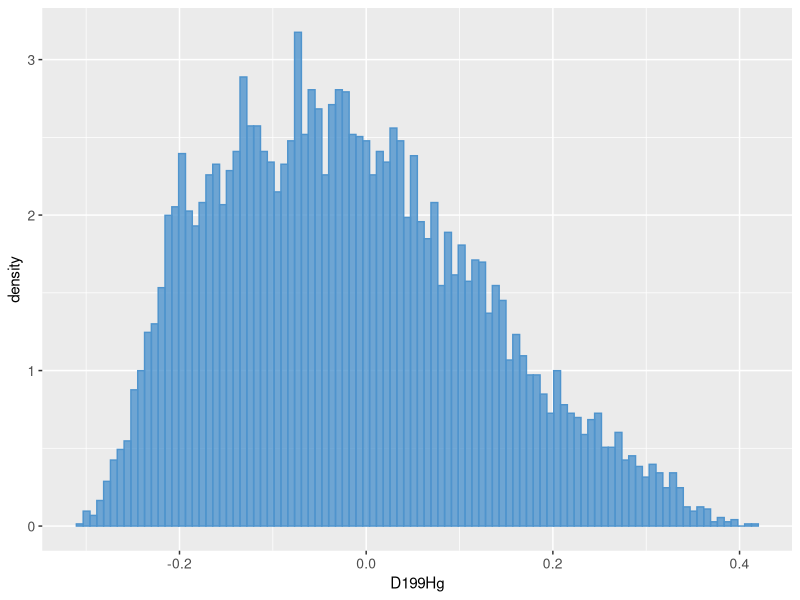

This figure's R source:
library(ggplot2)
getwd()
setwd("D:/0_code_R_/Monte Carlo Simulation")
rm(list=ls())

f1=0.46 #f1
SD=0.22 #SD
min=f1-SD #f1-SD
max=f1+SD #f1+SD
x=1 #counter
y=1 #counter
z=1 #counter
n=10000 #number of simulations

#creating a data frame
columns <- c('Hg0','HgII','f1','Mix')
dat <- data.frame(matrix(nrow=n,ncol=length(columns)))
colnames(dat) <- columns

#pseudorandom number generation
#Hg(0): isotope signature of Hg(0) end-member
for (i in 1:1e+10){
  Hg0 <- -0.29 + rnorm(1)*0.08
  if(Hg0 <= -0.21 & Hg0 >= -0.37){
    dat[x,1] = Hg0
    x=x+1
  }
  if(x>n){
    break
  }
}

#Hg(II): isotope signature of Hg(II) end-member
for (i in 1:1e+10){
  HgII <- 0.21 + rnorm(1)*0.42
  if(HgII <= 0.63 & HgII >= -0.21){
    dat[y,2] = HgII
    y=y+1
  }
  if(y>n){
    break
  }
}

#Sample: isotope signature of each sample
for (i in 1:1e+10){
  f <- f1 + rnorm(1)*SD
  if(f <= 1 & f >= 0 & f >= min & f<= max){
      dat[z,3] = f
      z=z+1
  }
  if(z>n){
    break
  }
}

#Sample: isotope signature of each sample
dat$mix <- dat$Hg0*dat$f1+dat$HgII*(1-dat$f1)

#plot
p <- ggplot(mapping = aes(x = dat$mix, y = ..density..)) +
  geom_histogram(fill = "steelblue3", alpha = .8,
                 col = "steelblue3", bins = 100) +
  xlab("D199Hg") +
  theme(axis.text = element_text(size = 10))
p

#mean and SD of calculated D199Hg
round(mean(dat$mix),2)
round(sd(dat$mix),2)
